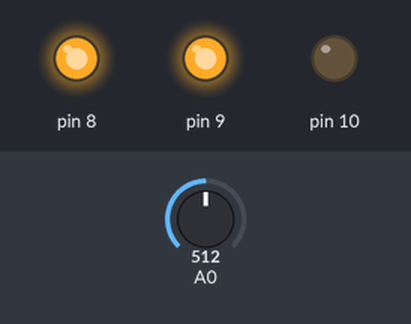
A sketch run on a simulated Arduino Uno, built with avr-gcc and run on an emulated ATmega328P. On the bench: output pins drawn as LEDs (lit = HIGH). The inputs (shaded band) are chosen by the test bench; at power-on: A0 = 512. What the sketch prints to the serial monitor is not drawn.

Above: at 1.2 s.
1.3 s: A0 set to 575
2.8 s: A0 set to 599
At 3.2 s:
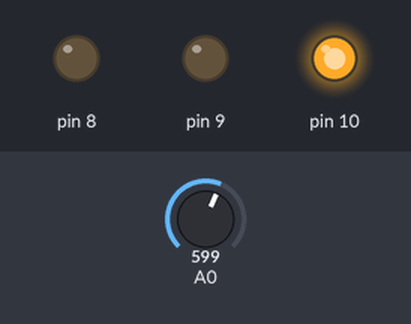
4.3 s: A0 set to 306
At 5.4 s:
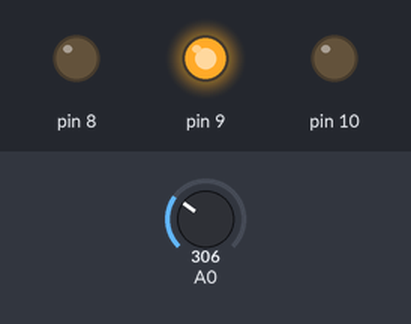
5.8 s: A0 set to 285
At 6.6 s:
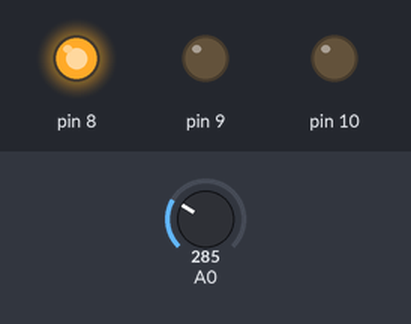
7.3 s: A0 set to 159
8.8 s: A0 set to 133
At 10.1 s:
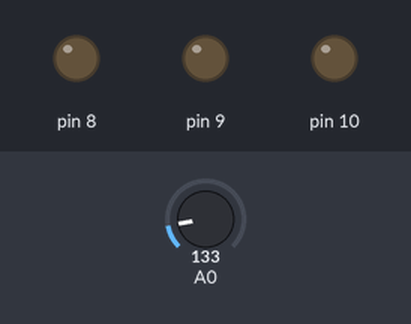
Timing chart, 0 to 11.3 s (numbered marks = the images above; inputs shaded):
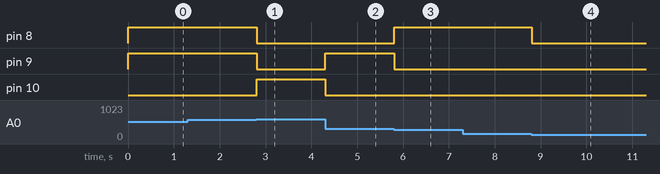

The sketch:

req3.ino
```cpp
uint16_t adc_result0;
uint8_t y;

void adc_init()
{
// AREF = AVcc
ADMUX = (1<<REFS0);
// ADC Enable and prescaler of 128
// 16000000/128 = 125000
ADCSRA = (1<<ADEN)|(1<<ADPS2)|(1<<ADPS1)|(1<<ADPS0);
}

uint16_t adc_read(uint8_t ch)
{
// select the corresponding channel 0~5
// ANDing with ’7′ will always keep the value
// of ‘ch’ between 0 and 5
ch &= 0b00000111; // AND operation with 7
ADMUX = (ADMUX & 0xF8)|ch; // clears the bottom 3 bits before ORing
// start single conversion
// write ’1′ to ADSC
ADCSRA |= (1<<ADSC);
// wait for conversion to complete
// ADSC becomes ’0′ again
// till then, run loop continuously
while(ADCSRA & (1<<ADSC));
return (ADC);
}

void setup() {
  // put your setup code here, to run once:
// initialize adc

DDRB |= (1<<PB0);
DDRB |= (1<<PB1);
DDRB |= (1<<PB2);
PORTB &= (~(1<<PB0));
PORTB &= (~(1<<PB1));
PORTB &= (~(1<<PB2));

adc_init();
Serial.begin(9600);
}

void loop() {
  // put your main code here, to run repeatedly:
adc_result0 = adc_read(0); // read adc value at PC0
Serial.print(adc_result0);
Serial.print("\n");
// condition for led to turn on or off

y=(adc_result0*7.0)/1023;
//
PORTB=y;

//if (y ==1){
//PORTB |= (1<<PB0);
//PORTB &= (~(1<<PB1));
//PORTB &= (~(1<<PB2));
//}
//else if (y == 2){
//PORTB |= (1<<PB1);
//PORTB &= (~(1<<PB0));
//PORTB &= (~(1<<PB2));
//}
//else if (y == 3){
//PORTB |= (1<<PB0);
//PORTB |= (1<<PB1);
//PORTB &= (~(1<<PB2));
//}
//else if (y == 4){
//PORTB |= (1<<PB2);
//PORTB &= (~(1<<PB0));
//PORTB &= (~(1<<PB1));
//}
//else if (y == 5){
//PORTB |= (1<<PB0);
//PORTB |= (1<<PB2);
//PORTB &= (~(1<<PB1));
//}
//else if (y == 6){
//PORTB |= (1<<PB1);
//PORTB |= (1<<PB2);
//PORTB &= (~(1<<PB0));
//}
//else if (y == 7){
//PORTB |= (1<<PB1);
//PORTB |= (1<<PB2);
//PORTB |= (1<<PB0);
//}
//else if (y == 0){
//PORTB &= (~(1<<PB0));
//PORTB &= (~(1<<PB1));
//PORTB &= (~(1<<PB2));
//}
}
```

Measured:
- the behaviour switches between 584 and 585 on A0 (found by bisection; images 0 and 1)
- the behaviour switches between 293 and 292 on A0 (found by bisection; images 2 and 3)
- the behaviour switches between 147 and 146 on A0 (found by bisection; images 3 and 4)
- after the input at 2.8 s, pin 8, pin 9: HIGH → LOW at once; pin 10: LOW → HIGH at once
- after the input at 4.3 s, pin 9: LOW → HIGH at once; pin 10: HIGH → LOW at once
- after the input at 5.8 s, pin 8: LOW → HIGH at once; pin 9: HIGH → LOW at once
- after the input at 8.8 s, pin 8: HIGH → LOW at once
